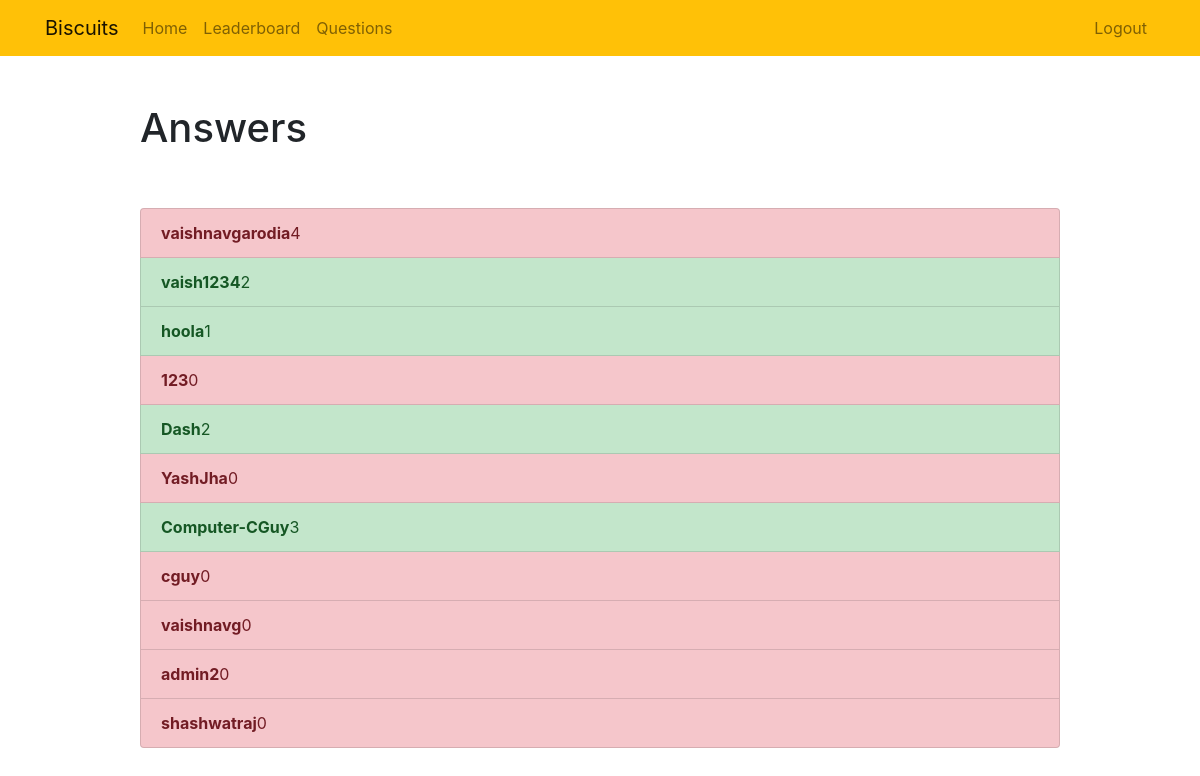
Page /checkanswers/ (signed in) on the committed database.
### biscuitsrk/models.py (models this page shows, shortened)
class Profile(models.Model):
    user = models.OneToOneField(User, on_delete=models.CASCADE)
    currentlevel = models.IntegerField(default=0)
    discord  = models.CharField(max_length=255, null=True)
    institute = models.CharField(max_length=255, null=True)
    currentleveltime= models.DateTimeField(default=timezone.now)
    is_banned = models.BooleanField(default = False)
    mostrecentanswer = models.TextField(null=True)
    lastanswertime = models.DateTimeField(default=timezone.now)
    checked = models.BooleanField(default=True)
    result = models.BooleanField(default=True)
    response = models.TextField(null=True, blank=True)
    answered = models.BooleanField(default=False)
    answer_history = models.TextField(default="")
    response_history = models.TextField(default="")

### biscuitsrk/views.py (the view)
# urls.py: path('checkanswers/', views.checkanswers, name='checkanswers'),
@user_passes_test(lambda u: u.is_superuser)
def checkanswers(request):
    queryset = Profile.objects.order_by('-lastanswertime')
    return render(request, 'biscuitsrk/checkanswers.html',{'answers':queryset})

### biscuitsrk/templates/biscuitsrk/checkanswers.html
{% extends "biscuitsrk/base.html" %}
{% block content %}
    <div class="row justify-content-center mt-5">
        <div class="col-md-10">
            {% if answer %}
                 <h1>{{ answer.count }} Answers{{ answer.count|pluralize }}</h1>
            {% else %}
                           <h1>Answers</h1>
            {% endif %}
        </div>
    </div>
    <div class="row justify-content-center mt-5">
        <div class="col-md-10">
            <div class="list-group">
                {% for answer in answers %}
                    <a href="{% url 'fullanswer' answer.id %}" class="list-group-item list-group-item-action{% if answer.checked %} list-group-item-success {% else %} list-group-item-danger {% endif %}"><b>{{ answer.user.username }}</b>{{ answer.currentlevel}}</a>
                {% endfor %}
            </div>
        </div>
    </div>
{% endblock %}

### rows in the picture
Profile: user.username "vaishnavgarodia", currentlevel "4"
Profile: user.username "vaish1234", currentlevel "2"
Profile: user.username "hoola", currentlevel "1"
Profile: user.username "123", currentlevel "0"
Profile: user.username "Dash", currentlevel "2"
Profile: user.username "YashJha", currentlevel "0"
Profile: user.username "Computer-CGuy", currentlevel "3"
Profile: user.username "cguy", currentlevel "0"
Profile: user.username "vaishnavg", currentlevel "0"
Profile: user.username "admin2", currentlevel "0"
Profile: user.username "shashwatraj", currentlevel "0"
